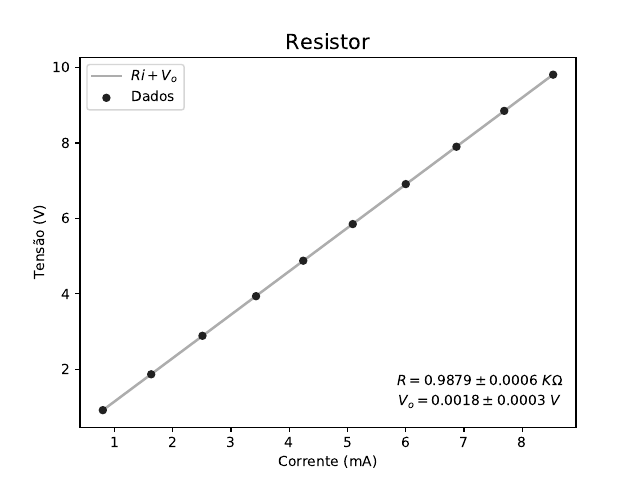

Python code for this plot:
import matplotlib.pyplot as plt
from scipy.signal import find_peaks
from scipy.optimize import curve_fit
import numpy as np

v, i = np.loadtxt('resistor1').T

print(v)
print(i)

plt.scatter(i,v, label='Dados', color='#212121', s=25,zorder=5)


leiohm = lambda i,R,vo: R*i+vo

params, pcov = curve_fit(leiohm, i, v, (i[0],v[0]))

print(*params)

print("R = {0} +- {2} Vo = {1} =- {3}" .format(*params,*np.sqrt(np.diag(pcov))))

vf = leiohm(i,*params)


plt.plot(i,vf,'-',label=r'$Ri+V_o$',linewidth=1.8,color='#adadad',zorder=0)

plt.ylabel(r'Tensão (V)',fontsize=10)
plt.xlabel(r'Corrente (mA)',fontsize=10)
plt.title(r'Resistor',fontsize=15)
#plt.figtext(.5,.930,'Resistor 1', fontsize=18, ha='center')
plt.figtext(.75,.196,r"$R = 0.9879 \pm 0.0006 \,\,k\Omega$",fontsize=10,ha='center')
plt.figtext(.75,.153,r"$V_o = 0.0018 \pm 0.0003 \,\,V$",fontsize=10,ha='center')
plt.legend()

plt.savefig('resistor1.pdf')
plt.show()

'''
#plt.savefig('amortecido.pdf')
plt.show()

plt.figure()

plt.plot(tm,yd/ym[0],label=r'$e^{-\gamma t}$')
plt.scatter(tm,abs(ym/ym[0]),label=r'$|A_i/A_o|$')
plt.yscale("log")
plt.xlabel(r'tempo (s)',fontsize=10)
plt.ylabel(r'posição (m)',fontsize=10)
plt.title('Amplitude normalizada',fontsize=15)
plt.legend()
plt.savefig('amortecidolog.pdf')
plt.show()
'''